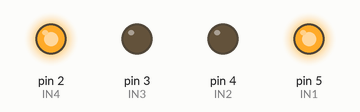
A sketch run on a simulated Arduino Uno, built with avr-gcc and run on an emulated ATmega328P. On the bench: output pins drawn as LEDs (lit = HIGH).

Above: at 0.1 s.
Timing chart, 0 to 1.6 s (numbered marks = the images above):
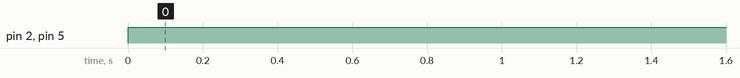

The sketch:

ex2.ino
```cpp
#define IN4 2  // lewe przod
#define IN3 3  // lewe tyl
#define IN2 4  // prawe tyl
#define IN1 5  // prawe przod

void setup() {
  // put your setup code here, to run once:
  pinMode(IN1, OUTPUT);
  pinMode(IN2, OUTPUT);
  pinMode(IN3, OUTPUT);
  pinMode(IN4, OUTPUT);
}

void loop() {
  // put your main code here, to run repeatedly:
  // digitalWrite(IN4, HIGH);
  digitalWrite(IN4, HIGH);
  digitalWrite(IN1, HIGH);
}
```

Measured:
- by itself, pin 2 (IN4), pin 5 (IN1): LOW → HIGH at 0.00 s
